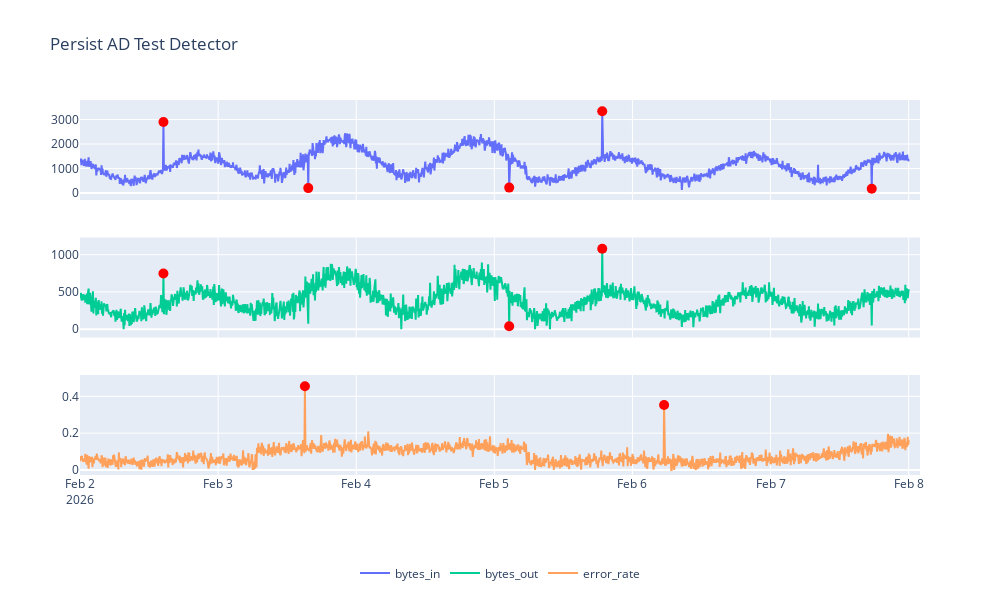

Notebook code cell kept with this figure:
### Code cell
persist_ad = PersistAD(window=5, c=5)
persist_ad_anomalies = persist_ad.fit_detect(dfts).fillna(False)
plot_anomalies(dfts, persist_ad_anomalies, title='Persist AD Test Detector')

### Figure 1 — Plotly figure (JSON) as saved in the notebook; plotly's stock layout.template omitted (floating-point values rounded to 4 significant figures; data arrays with more than 128 entries replaced by an {"elided": "..."} marker saying what was removed)
{"data": [{"name": "bytes_in", "type": "scatter", "x": {"elided": "1729 str values"}, "xaxis": "x", "y": {"elided": "1729 float values"}, "yaxis": "y"}, {"marker": {"color": "red", "size": 10}, "mode": "markers", "name": "Anomaly", "showlegend": false, "type": "scatter", "x": ["2026-02-02T14:30:00.000000000", "2026-02-03T15:40:00.000000000", "2026-02-05T02:35:00.000000000", "2026-02-05T18:45:00.000000000", "2026-02-07T17:35:00.000000000"], "xaxis": "x", "y": [2900.0, 202.0, 221.7, 3338.0, 175.2], "yaxis": "y"}, {"name": "bytes_out", "type": "scatter", "x": {"elided": "1729 str values"}, "xaxis": "x2", "y": {"elided": "1729 float values"}, "yaxis": "y2"}, {"marker": {"color": "red", "size": 10}, "mode": "markers", "name": "Anomaly", "showlegend": false, "type": "scatter", "x": ["2026-02-02T14:30:00.000000000", "2026-02-05T02:35:00.000000000", "2026-02-05T18:45:00.000000000"], "xaxis": "x2", "y": [747.4, 39.08, 1080.0], "yaxis": "y2"}, {"name": "error_rate", "type": "scatter", "x": {"elided": "1729 str values"}, "xaxis": "x3", "y": {"elided": "1729 float values"}, "yaxis": "y3"}, {"marker": {"color": "red", "size": 10}, "mode": "markers", "name": "Anomaly", "showlegend": false, "type": "scatter", "x": ["2026-02-03T15:05:00.000000000", "2026-02-06T05:30:00.000000000"], "xaxis": "x3", "y": [0.4549, 0.3526], "yaxis": "y3"}], "layout": {"height": 600, "legend": {"orientation": "h", "x": 0.5, "xanchor": "center", "y": -0.3, "yanchor": "bottom"}, "title": {"text": "Persist AD Test Detector"}, "width": 1000, "xaxis": {"anchor": "y", "domain": [0, 1], "matches": "x3", "showticklabels": false}, "xaxis2": {"anchor": "y2", "domain": [0, 1], "matches": "x3", "showticklabels": false}, "xaxis3": {"anchor": "y3", "domain": [0, 1]}, "yaxis": {"anchor": "x", "domain": [0.7333, 1]}, "yaxis2": {"anchor": "x2", "domain": [0.3667, 0.6333]}, "yaxis3": {"anchor": "x3", "domain": [0, 0.2667]}}}
